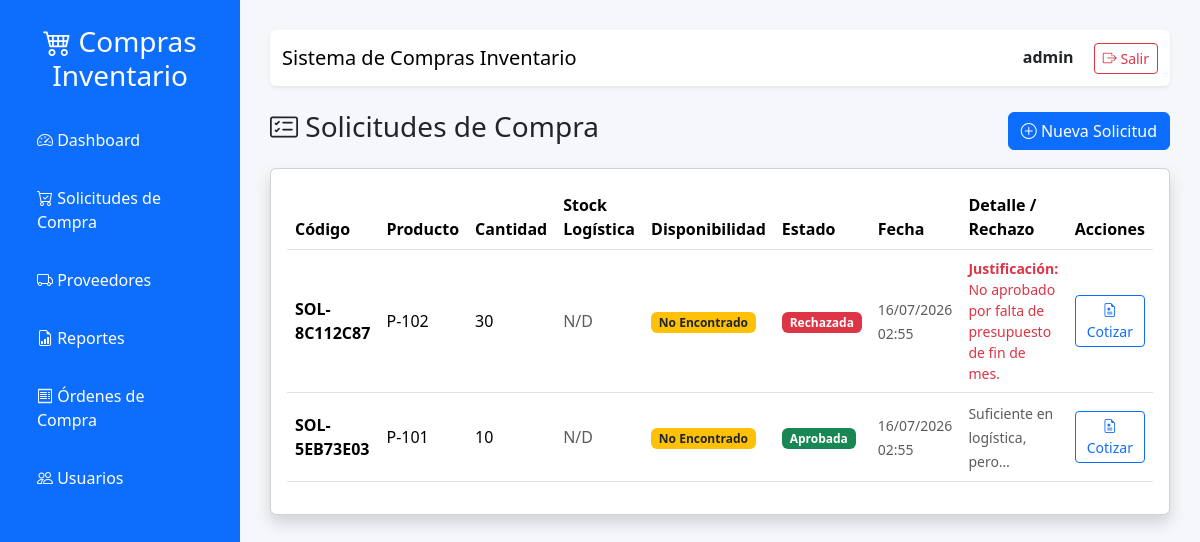
The app's page /solicitudes/ (signed in), older data.
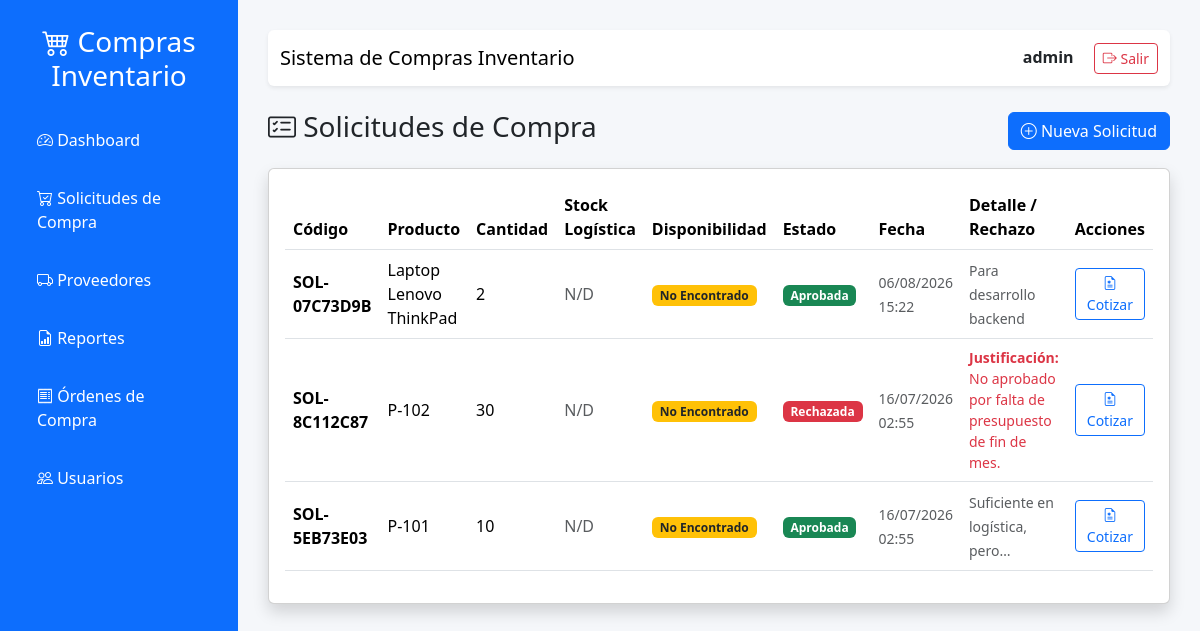
The same page, newer data.
### Compras_APP/models.py (models this page shows, shortened)
class SolicitudCompra(models.Model):
    ESTADO_PENDIENTE = "PENDIENTE"
    ESTADO_APROBADA = "APROBADA"
    ESTADO_RECHAZADA = "RECHAZADA"
    ESTADOS = [
        (ESTADO_PENDIENTE, 'Pendiente'),
        (ESTADO_APROBADA, 'Aprobada'),
        (ESTADO_RECHAZADA, 'Rechazada'),
    ]
    codigo = models.CharField(
        max_length=20,
        unique=True,
        editable=False
    )
    justificacion = models.TextField(blank=True, default="")
    producto = models.CharField(max_length=150)
    descripcion = models.TextField(blank=True)
    cantidad = models.PositiveIntegerField()
    solicitante = models.ForeignKey(
        Usuario,
        on_delete=models.CASCADE
    )
    fecha_registro = models.DateTimeField(
        auto_now_add=True
    )
    estado = models.CharField(
        max_length=15,
        choices=ESTADOS,
        default="PENDIENTE"
    )

### Compras_APP/views.py (the view)
@login_required
def lista_solicitudes(request):
    solicitudes = SolicitudCompra.objects.order_by("-fecha_registro")
    from .utils import consultar_existencias_api
    for sol in solicitudes:
        info_stock = consultar_existencias_api(sol.producto)
        if info_stock:
            sol.stock_logistica = info_stock.get("stock_total", 0)
            sol.stock_bodega = info_stock.get("stock_bodega", 0)
            sol.stock_percha = info_stock.get("stock_percha", 0)
            sol.disponibilidad = "Suficiente" if sol.stock_logistica >= sol.cantidad else "Insuficiente"
            sol.producto_existe = True
        else:
            sol.stock_logistica = 0
            sol.disponibilidad = "No encontrado en Logística"
            sol.producto_existe = False
    es_gestor = request.user.groups.filter(name__in=["Administrador", "Encargado de Compras"]).exists() or request.user.is_superuser
    return render(
        request,
        "solicitudes/lista.html",
        {
            "solicitudes": solicitudes,
            "es_gestor": es_gestor
        }
    )

### Compras_APP/templates/solicitudes/lista.html (shortened to what this page needs)
{% extends "base.html" %}
{% block content %}
<div class="d-flex justify-content-between align-items-center mb-3">
    <h3>
        <i class="bi bi-card-checklist"></i>
        Solicitudes de Compra
    </h3>
    <a href="{% url 'crear_solicitud' %}" class="btn btn-primary">
        <i class="bi bi-plus-circle"></i>
        Nueva Solicitud
    </a>
</div>
<div class="card shadow">
    <div class="card-body">
        <div class="table-responsive">
            <table class="table table-hover align-middle">
                <thead>
                    <tr>
                        <th>Código</th>
                        <th>Producto</th>
                        <th>Cantidad</th>
                        <th>Stock Logística</th>
                        <th>Disponibilidad</th>
                        <th>Estado</th>
                        <th>Fecha</th>
                        <th>Detalle / Rechazo</th>
                        <th class="text-end">Acciones</th>
                    </tr>
                </thead>
                <tbody>
                {% for solicitud in solicitudes %}
                    <tr>
                        <td><strong>{{ solicitud.codigo }}</strong></td>
                        <td>{{ solicitud.producto }}</td>
                        <td>{{ solicitud.cantidad }}</td>
                        <td>
                            {% if solicitud.producto_existe %}
                                <span class="badge bg-secondary">{{ solicitud.stock_logistica }} u.</span>
                            {% else %}
                                <span class="text-muted">N/D</span>
                            {% endif %}
                        </td>
                        <td>
                            {% if not solicitud.producto_existe %}
                                <span class="badge bg-warning text-dark">No Encontrado</span>
                            {% elif solicitud.disponibilidad == "Suficiente" %}
                                <span class="badge bg-success"><i class="bi bi-check-circle"></i> Suficiente</span>
                            {% else %}
                                <span class="badge bg-danger"><i class="bi bi-exclamation-triangle"></i> Insuficiente</span>
                            {% endif %}
                        </td>
                        <td>
                            {% if solicitud.estado == "PENDIENTE" %}
                                <span class="badge bg-warning text-dark">Pendiente</span>
                            {% elif solicitud.estado == "APROBADA" %}
                                <span class="badge bg-success">Aprobada</span>
                            {% elif solicitud.estado == "RECHAZADA" %}
                                <span class="badge bg-danger">Rechazada</span>
                            {% endif %}
                        </td>
                        <td><small class="text-muted">{{ solicitud.fecha_registro|date:"d/m/Y H:i" }}</small></td>
                        <td>
                            {% if solicitud.estado == "RECHAZADA" and solicitud.justificacion %}
                                <div class="text-danger small" style="max-width: 200px;">
                                    <strong>Justificación:</strong> {{ solicitud.justificacion }}
                                </div>
                            {% else %}
                                <span class="text-muted small">{{ solicitud.descripcion|truncatechars:30|default:"Sin descripción" }}</span>
                            {% endif %}
                        </td>
                        <td class="text-end">
                            <div class="btn-group btn-group-sm">
                                <a href="{% url 'lista_cotizaciones' solicitud.id %}" class="btn btn-outline-primary" title="Ver Cotizaciones (HU-11)">
                                    <i class="bi bi-file-earmark-medical"></i> Cotizar
                                </a>
                            </div>
                        </td>
                    </tr>
                {% endfor %}
                </tbody>
            </table>
        </div>
    </div>
</div>
{% endblock %}

Row changes from the older to the newer data that the page shows:
added SolicitudCompra: codigo "SOL-07C73D9B", producto "Laptop Lenovo ThinkPad", cantidad "2", shows "N/D", shows "No Encontrado", estado "Aprobada", fecha_registro "06/08/2026 15:22", descripcion "Para desarrollo backend"
